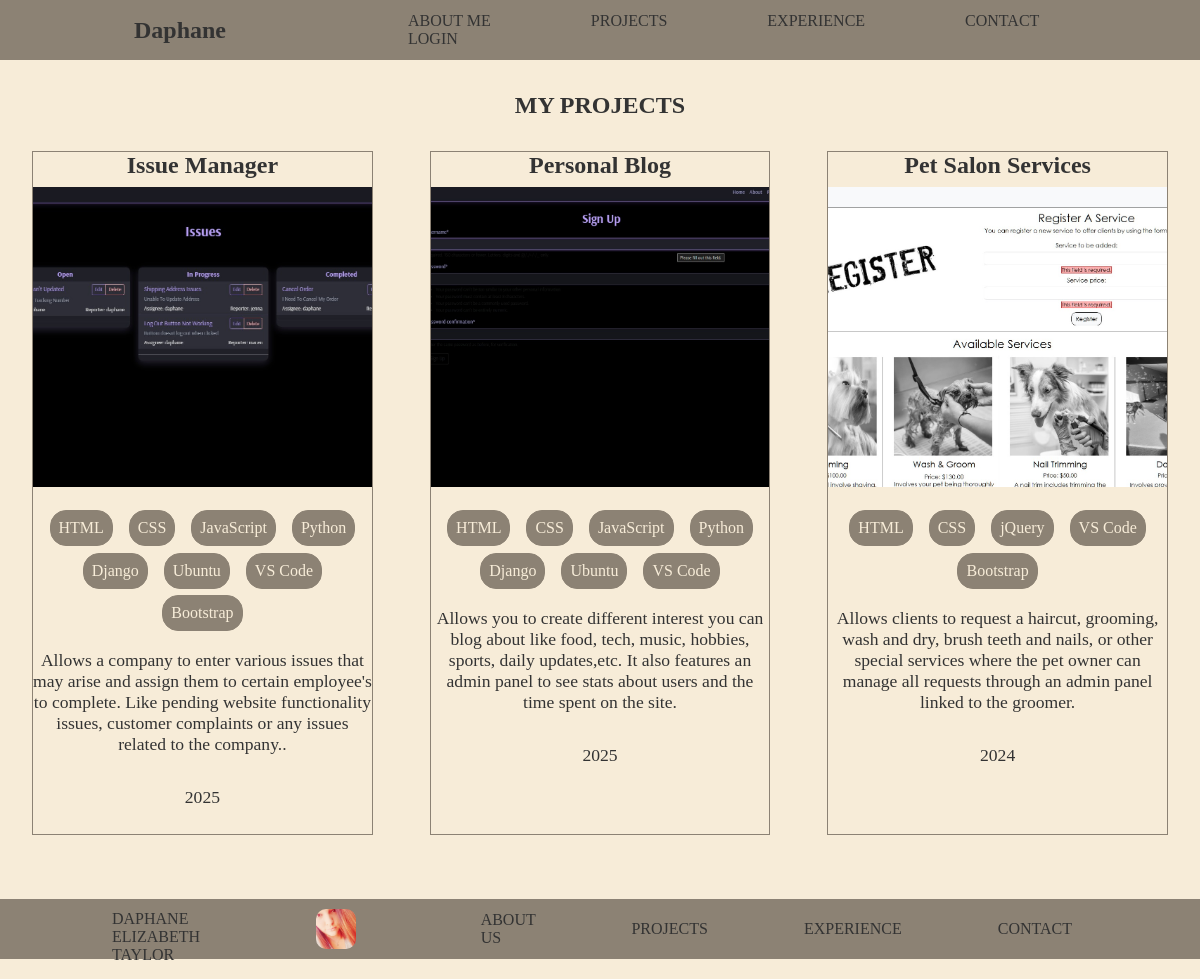
The app's page /content/ with its own data.
### content/models.py (models this page shows, shortened)
class Project(models.Model):
	name = models.CharField(max_length=100)
	description = models.TextField()
	year = models.IntegerField()
	image = models.ImageField(upload_to='static/img/')
	repository = models.URLField()
	skills = models.ManyToManyField(Skill)

class Skill(models.Model):
	name = models.CharField(max_length=100)

### content/views.py (the view)
# urls.py: path('', views.projects_list_view, name='projects_list'),
def projects_list_view(request):
	projects = Project.objects.all().order_by('-year')
	return render(request, 'content/projects_list.html', {'projects': projects})

### templates/content/projects_list.html (shortened to what this page needs)
{% extends 'base.html' %}
{% load static %}
{% block content %}
<section id="projects" class="projects-container">
	<h2 class="projects-title">My Projects</h2>
	<div class="projects-grid">
		{% for project in projects %}
			<div class="project-card">
				<h3 class="project-title">{{ project.name }}</h3>
				<div class="project-img">
					<img src="{{ project.image }}" alt="{{ project.title }} Screenshot" class="project-screenshot">
				</div>
				<div class="project-skills">
					{% for skill in project.skills.all %}
						<button class="project-skill-btn">{{ skill.name }}</button>
					{% endfor %}
				</div>
				<p class="project-description">{{ project.description }}</p>
				<p class="project-description">{{ project.year }}</p>
			</div>
		{% endfor %}
	</div>
</section>
{% endblock content %}

### templates/base.html (shortened to what this page needs)
{% load static %}
<!DOCTYPE html>
<html lang="en">
<head>
    <link rel="stylesheet" href="{% static './css/base.css' %}">
    <link rel="stylesheet" href="{% static './css/header.css' %}">
    <link rel="stylesheet" href="{% static './css/responsive.css' %}">
    <link rel="stylesheet" href="{% static './css/contact.css' %}">
    <link rel="stylesheet" href="{% static './css/projects.css' %}">
    <link rel="stylesheet" href="{% static './css/experience.css' %}">
    <link rel="stylesheet" href="{% static './css/footer.css' %}">
    <link rel="stylesheet" href="{% static './css/img_bio_skills.css' %}">
    <link rel="stylesheet" href="{% static './css/auth.css' %}">
</head>
<body>
    <header class="sticky-header">
        <div class="header-container">
            <div class="header-left-side center-row">
                <a href="{% url 'home_view' %}"><h3>Daphane</h3></a>
            </div>
            <nav class="header-right-side center-row">
                <div class="nav-options" id="navOptions">
                    <a href="{% url 'about_view' %}">About Me</a>
                    <a href="{% url 'projects_list' %}">Projects</a>
                    <a href="{% url 'experience_list' %}">Experience</a>
                    <a href="{% url 'contact_view' %}">Contact</a>
                    {% if user.is_authenticated %}
                        <a href="{% url 'password_change' %}">Change Password</a>
                        <a href="{% url 'logout' %}">Logout</a>
                    {% else %}
                        <a href="{% url 'login' %}">Login</a>
                    {% endif %}
                </div>
            </nav>
        </div>
    </header>
    <main class="main-content">
        {% block content %}{% endblock content %}
    </main>
    <footer class="sticky-footer">
        <div class="footer-container">
            <div class="footer-left">
                <p>DAPHANE ELIZABETH TAYLOR</p>
            </div>
            <div class="footer-middle">
                <img src="{% static 'img/daphane.jpg' %}" alt="Footer Profile" class="footer-img">
            </div>
            <div class="footer-right">
                <a href="{% url 'about_view' %}" class="footer-link">About Us</a>
                <a href="{% url 'projects_list' %}" class="footer-link">Projects</a>
                <a href="{% url 'experience_list' %}" class="footer-link">Experience</a>
                <a href="{% url 'contact_view' %}" class="footer-link">Contact</a>
            </div>
        </div>
    </footer>
</body>
</html>

### static/css/base.css (style rules this page uses)
:root { --background-color: #F7ECD8; --text-color: #333333; --header-color: #8C8274; --footer-color: #8C8274; --skill-color: #50592E; --hover-color: #FFFFFF; --skill-text: #F7ECD8; --poiret-one-text: # "Poiret One", sans-serif; --candara-text: Candara, serif; }
* { margin: 0; padding: 0; box-sizing: border-box; }
a { text-decoration: none; }
html { font-size: 16px; font-family: var(--candara-text); height: 100%; }
body { background-color: var(--background-color); min-height: 100vh; display: flex; flex-direction: column; }
h3 { font-size: 1.5rem; }
.center-row { display: flex; justify-content: center; align-items: center; }
.sticky-header { position: sticky; top: 0; z-index: 100; background-color: var(--header-color); }
.main-content { flex: 1; }
.sticky-footer { margin-top: auto; }

### static/css/header.css (style rules this page uses)
.header-container { display: flex; flex-direction: row; justify-content: space-evenly; align-items: center; width: 100%; height: 60px; }
header { background-color: var(--header-color); color: var(--text-color); position: sticky; top: 0; }
.header-left-side { width: 30%; }
.header-right-side { width: 70%; }
.nav-options { font-size: 1rem; text-transform: uppercase; }
a { color: var(--text-color); text-decoration: none; margin: 1rem 2rem; padding: 1rem; }
h3 { font-family: var(--candara-text); }

### static/css/responsive.css (style rules this page uses)
@media (min-width:1008px) { .projects-grid { display: flex; flex-wrap: wrap; justify-content: space-between; } }
@media (min-width:1008px) { .project-card { width: 30%; margin-bottom: 2rem; } }
@media (min-width:1008px) { .project-screenshot { height: 300px; object-fit: cover; } }

### static/css/projects.css (style rules this page uses)
.projects-container { margin: 2rem 0; padding: 0 2rem; }
.projects-title { text-align: center; margin-bottom: 2rem; font-family: var(--candara-text); color: var(--text-color); text-transform: uppercase; font-weight: bold; }
.projects-grid { display: flex; flex-direction: row; justify-content: space-between; flex-wrap: wrap; }
.project-card { width: 30%; margin-bottom: 2rem; padding-bottom: 10px; display: flex; flex-direction: column; align-items: center; border: 1px solid var(--header-color); }
.project-screenshot { width: 100%; height: 300px; margin-bottom: 1rem; }
.project-title { font-family: var(--candara-text); font-weight: bold; color: var(--text-color); margin-bottom: 0.5rem; }
.project-description { text-align: center; margin-bottom: 1rem; font-size: 1.1rem; color: var(--text-color); }
.project-skills { display: flex; flex-wrap: wrap; justify-content: center; width: 100%; }
.project-skill-btn { margin: 0.20rem 0.5rem; padding: 0.5rem; background-color: var(--header-color); color: var(--background-color); border: solid 1px var(--header-color); border-radius: 1rem; font-family: var(--Poiret-one-text); font-size: 1rem; }

### static/css/footer.css (style rules this page uses)
.footer-container { background-color: var(--footer-color); color: var(--background-color); height: 60px; display: flex; flex-direction: row; justify-content: space-between; align-items: center; }
.footer-left { font-family: var(--candara-text); text-transform: uppercase; padding-left: 7rem; color: var(--text-color); }
.footer-middle { width: 30%; display: flex; justify-content: center; align-items: center; }
.footer-img { width: 40px; height: 40px; border-radius: 10px; object-fit: cover; object-position: top center; }
.footer-right { display: flex; justify-content: center; align-items: center; text-transform: uppercase; padding-right: 5rem; font-family: var(--candara-text); text-decoration: none; }

### static/css/img_bio_skills.css (style rules this page uses)
p { margin-top: 1rem; }

### records on screen
Project: name "Issue Manager", image (picture), description "Allows a company to enter various issues that may arise and assign them to certain employee's to complete. Like pending website functionality issues, customer complaints or any issues related to the company..", year "2025"
Skill: name "HTML"
Skill: name "CSS"
Skill: name "JavaScript"
Skill: name "Python"
Skill: name "Django"
Skill: name "Ubuntu"
Skill: name "VS Code"
Skill: name "Bootstrap"
Project: name "Personal Blog", image (picture), description "Allows you to create different interest you can blog about like food, tech, music, hobbies, sports, daily updates,etc. It also features an admin panel to see stats about users and the time spent on the site.", year "2025"
Project: name "Pet Salon Services", image (picture), description "Allows clients to request a haircut, grooming, wash and dry, brush teeth and nails, or other special services where the pet owner can manage all requests through an admin panel linked to the groomer.", year "2024"
Skill: name "jQuery"
